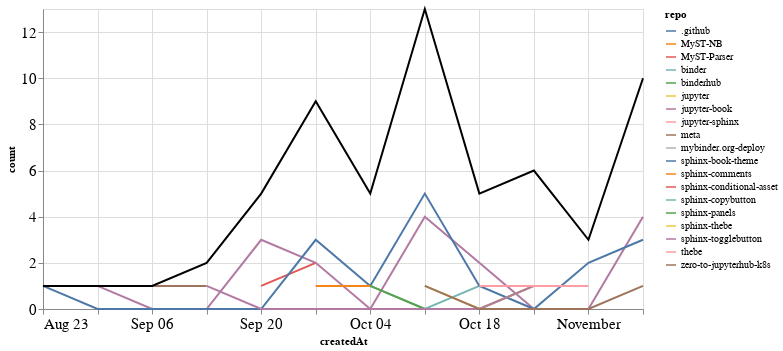

Notebook source saved alongside this figure:
### Markdown cell above
## PRs

### Code cell
prs_time = prs.groupby('repo').resample('W', on='createdAt').count()['author'].reset_index()
prs_time = prs_time.rename(columns={'author': 'count'})
prs_time_total = prs_time.groupby('createdAt').agg({"count": "sum"}).reset_index()

ch1 = alt.Chart(prs_time, width=600).mark_line().encode(
    x='createdAt',
    y='count',
    color='repo',
    tooltip="repo"
)

ch2 = alt.Chart(prs_time_total, width=600).mark_line(color="black").encode(
    x='createdAt',
    y='count',
)

ch1 + ch2

### Figure 1 — Vega-Lite specification as saved in the notebook (floating-point values rounded to 4 significant figures)
{"config": {"axisLeft": {"labelFontSize": 15}, "axisBottom": {"labelFontSize": 15}}, "layer": [{"data": {"name": "data-4093169a3a87f7384b6ee71159b990fa"}, "mark": "line", "encoding": {"color": {"type": "nominal", "field": "repo"}, "tooltip": {"type": "nominal", "field": "repo"}, "x": {"type": "temporal", "field": "createdAt"}, "y": {"type": "quantitative", "field": "count"}}, "width": 600}, {"data": {"name": "data-aa1114f5155f6346413f435f26b6ebf9"}, "mark": {"type": "line", "color": "black"}, "encoding": {"x": {"type": "temporal", "field": "createdAt"}, "y": {"type": "quantitative", "field": "count"}}, "width": 600}], "$schema": "https://vega.github.io/schema/vega-lite/v4.8.1.json", "datasets": {"data-4093169a3a87f7384b6ee71159b990fa": [{"repo": ".github", "createdAt": "2020-11-08T00:00:00", "count": 1}, {"repo": "MyST-NB", "createdAt": "2020-10-11T00:00:00", "count": 1}, {"repo": "MyST-Parser", "createdAt": "2020-09-20T00:00:00", "count": 1}, {"repo": "MyST-Parser", "createdAt": "2020-09-27T00:00:00", "count": 2}, {"repo": "binder", "createdAt": "2020-10-04T00:00:00", "count": 1}, {"repo": "binder", "createdAt": "2020-10-11T00:00:00", "count": 0}, {"repo": "binder", "createdAt": "2020-10-18T00:00:00", "count": 1}, {"repo": "binderhub", "createdAt": "2020-10-04T00:00:00", "count": 1}, {"repo": "jupyter", "createdAt": "2020-09-20T00:00:00", "count": 1}, {"repo": "jupyter-book", "createdAt": "2020-08-30T00:00:00", "count": 1}, {"repo": "jupyter-book", "createdAt": "2020-09-06T00:00:00", "count": 0}, {"repo": "jupyter-book", "createdAt": "2020-09-13T00:00:00", "count": 0}, {"repo": "jupyter-book", "createdAt": "2020-09-20T00:00:00", "count": 3}, {"repo": "jupyter-book", "createdAt": "2020-09-27T00:00:00", "count": 2}, {"repo": "jupyter-book", "createdAt": "2020-10-04T00:00:00", "count": 0}, {"repo": "jupyter-book", "createdAt": "2020-10-11T00:00:00", "count": 4}, {"repo": "jupyter-book", "createdAt": "2020-10-18T00:00:00", "count": 2}, {"repo": "jupyter-book", "createdAt": "2020-10-25T00:00:00", "count": 0}, {"repo": "jupyter-book", "createdAt": "2020-11-01T00:00:00", "count": 0}, {"repo": "jupyter-book", "createdAt": "2020-11-08T00:00:00", "count": 4}, {"repo": "jupyter-sphinx", "createdAt": "2020-09-27T00:00:00", "count": 1}, {"repo": "meta", "createdAt": "2020-09-06T00:00:00", "count": 1}, {"repo": "meta", "createdAt": "2020-09-13T00:00:00", "count": 1}, {"repo": "mybinder.org-deploy", "createdAt": "2020-10-11T00:00:00", "count": 1}, {"repo": "sphinx-book-theme", "createdAt": "2020-08-23T00:00:00", "count": 1}, {"repo": "sphinx-book-theme", "createdAt": "2020-08-30T00:00:00", "count": 0}, {"repo": "sphinx-book-theme", "createdAt": "2020-09-06T00:00:00", "count": 0}, {"repo": "sphinx-book-theme", "createdAt": "2020-09-13T00:00:00", "count": 0}, {"repo": "sphinx-book-theme", "createdAt": "2020-09-20T00:00:00", "count": 0}, {"repo": "sphinx-book-theme", "createdAt": "2020-09-27T00:00:00", "count": 3}, {"repo": "sphinx-book-theme", "createdAt": "2020-10-04T00:00:00", "count": 1}, {"repo": "sphinx-book-theme", "createdAt": "2020-10-11T00:00:00", "count": 5}, {"repo": "sphinx-book-theme", "createdAt": "2020-10-18T00:00:00", "count": 1}, {"repo": "sphinx-book-theme", "createdAt": "2020-10-25T00:00:00", "count": 0}, {"repo": "sphinx-book-theme", "createdAt": "2020-11-01T00:00:00", "count": 2}, {"repo": "sphinx-book-theme", "createdAt": "2020-11-08T00:00:00", "count": 3}, {"repo": "sphinx-comments", "createdAt": "2020-09-27T00:00:00", "count": 1}, {"repo": "sphinx-comments", "createdAt": "2020-10-04T00:00:00", "count": 1}, {"repo": "sphinx-conditional-asset", "createdAt": "2020-10-25T00:00:00", "count": 2}, {"repo": "sphinx-copybutton", "createdAt": "2020-11-08T00:00:00", "count": 1}, {"repo": "sphinx-panels", "createdAt": "2020-10-04T00:00:00", "count": 1}, {"repo": "sphinx-panels", "createdAt": "2020-10-11T00:00:00", "count": 0}, {"repo": "sphinx-panels", "createdAt": "2020-10-18T00:00:00", "count": 0}, {"repo": "sphinx-panels", "createdAt": "2020-10-25T00:00:00", "count": 1}, {"repo": "sphinx-thebe", "createdAt": "2020-10-11T00:00:00", "count": 1}, {"repo": "sphinx-thebe", "createdAt": "2020-10-18T00:00:00", "count": 0}, {"repo": "sphinx-thebe", "createdAt": "2020-10-25T00:00:00", "count": 1}, {"repo": "sphinx-togglebutton", "createdAt": "2020-09-13T00:00:00", "count": 1}, {"repo": "sphinx-togglebutton", "createdAt": "2020-09-20T00:00:00", "count": 0}, {"repo": "sphinx-togglebutton", "createdAt": "2020-09-27T00:00:00", "count": 0}, {"repo": "sphinx-togglebutton", "createdAt": "2020-10-04T00:00:00", "count": 0}, {"repo": "sphinx-togglebutton", "createdAt": "2020-10-11T00:00:00", "count": 0}, {"repo": "sphinx-togglebutton", "createdAt": "2020-10-18T00:00:00", "count": 0}, {"repo": "sphinx-togglebutton", "createdAt": "2020-10-25T00:00:00", "count": 1}, {"repo": "thebe", "createdAt": "2020-10-18T00:00:00", "count": 1}, {"repo": "thebe", "createdAt": "2020-10-25T00:00:00", "count": 1}, {"repo": "thebe", "createdAt": "2020-11-01T00:00:00", "count": 1}, {"repo": "zero-to-jupyterhub-k8s", "createdAt": "2020-10-11T00:00:00", "count": 1}, {"repo": "zero-to-jupyterhub-k8s", "createdAt": "2020-10-18T00:00:00", "count": 0}, {"repo": "zero-to-jupyterhub-k8s", "createdAt": "2020-10-25T00:00:00", "count": 0}, {"repo": "zero-to-jupyterhub-k8s", "createdAt": "2020-11-01T00:00:00", "count": 0}, {"repo": "zero-to-jupyterhub-k8s", "createdAt": "2020-11-08T00:00:00", "count": 1}], "data-aa1114f5155f6346413f435f26b6ebf9": [{"createdAt": "2020-08-23T00:00:00", "count": 1}, {"createdAt": "2020-08-30T00:00:00", "count": 1}, {"createdAt": "2020-09-06T00:00:00", "count": 1}, {"createdAt": "2020-09-13T00:00:00", "count": 2}, {"createdAt": "2020-09-20T00:00:00", "count": 5}, {"createdAt": "2020-09-27T00:00:00", "count": 9}, {"createdAt": "2020-10-04T00:00:00", "count": 5}, {"createdAt": "2020-10-11T00:00:00", "count": 13}, {"createdAt": "2020-10-18T00:00:00", "count": 5}, {"createdAt": "2020-10-25T00:00:00", "count": 6}, {"createdAt": "2020-11-01T00:00:00", "count": 3}, {"createdAt": "2020-11-08T00:00:00", "count": 10}]}}
